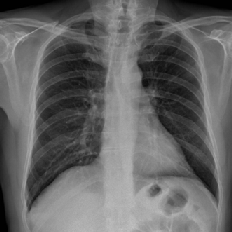
#> input picture Labs/02/Task_1_Chest_XRay/data/lung-xray.png, 232 x 232 px, found by its file name
$ jupyter execute task1.ipynb
#> lines starting #> are read from the running program, lines starting #| are printed output that depends on the picture; after the words box and inside, x2 and y2 are one past the last pixel; in counts of white or black regions, pixels touching at a corner belong together
[cell 1]
import cv2
import numpy as np
import matplotlib.pyplot as plt

[cell 2]
from google.colab import files
lung_xray = files.upload()
#> the answer given: lung-xray.png

[cell 3]
image = list(lung_xray.keys())[0]
lung_image = cv2.imread(image, cv2.IMREAD_GRAYSCALE)
#> lung_image is the input picture: shape (232, 232); min 0, max 195, mean 101.2
plt.imshow(lung_image, cmap="gray")
plt.show()

[cell 4]
equalized = cv2.equalizeHist(lung_image)
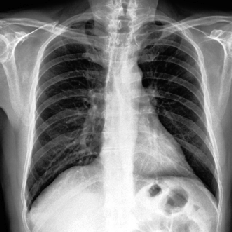
#> equalized: shape (232, 232); min 0, max 255, mean 128.2
plt.subplot(1,2,1)
plt.imshow(lung_image, cmap="gray")
plt.title("original")

plt.subplot(1,2,2)
plt.imshow(equalized, cmap="gray")
plt.title("equalized")
plt.show()
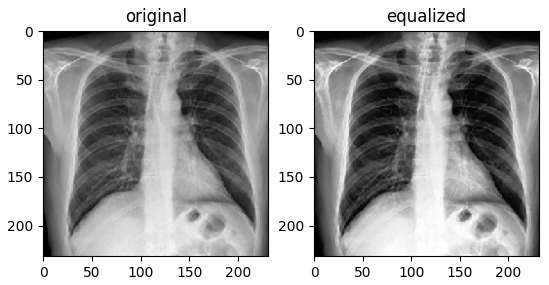
#> figure drawn by matplotlib, 2 panels

from pathlib import Path
DIR_OUTPUT = Path("./output")
DIR_OUTPUT.mkdir(parents=True, exist_ok=True)
cv2.imwrite(DIR_OUTPUT / "equalized.png", equalized)
#> Out = True

[cell 5]
falsecolor_heatmap = cv2.applyColorMap(equalized, cv2.COLORMAP_JET)
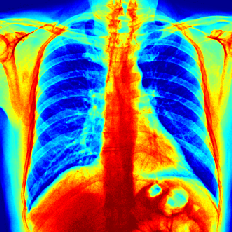
#> falsecolor_heatmap: shape (232, 232, 3); mean B, G, R 119.2, 126.9, 120.1
plt.imshow(falsecolor_heatmap)
plt.show()
cv2.imwrite(DIR_OUTPUT / "falsecolor_heatmap.png", falsecolor_heatmap)
#> Out = True

[cell 6]
img = falsecolor_heatmap.astype(np.float32)
avg_b, avg_g, avg_r = np.mean(img, axis=(0, 1))
#> avg_b = 119.2; avg_g = 126.9; avg_r = 120.1
avg_gray = (avg_b+avg_g+avg_r)/3
#> avg_gray = 122.1
img[:, :, 0] *= avg_gray / (avg_b + 1e-6)
img[:, :, 1] *= avg_gray / (avg_g + 1e-6)
img[:, :, 2] *= avg_gray / (avg_r + 1e-6)
balanced = np.clip(img, 0, 255).astype(np.uint8)

plt.subplot(1,2,1)
plt.imshow(falsecolor_heatmap)
plt.title("falsecolor heatmap")

plt.subplot(1,2,2)
plt.imshow(balanced)
plt.title("color balanced")
plt.show()
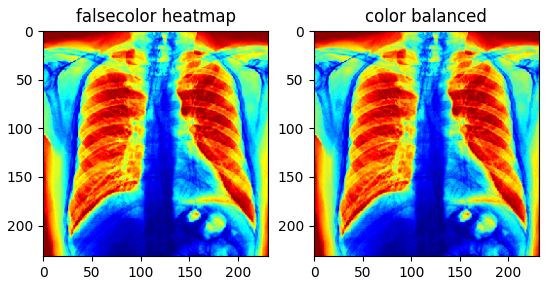
#> figure drawn by matplotlib, 2 panels; B, G, R data is drawn as R, G, B

from pathlib import Path
DIR_OUTPUT = Path("./output")
DIR_OUTPUT.mkdir(parents=True, exist_ok=True)
cv2.imwrite(DIR_OUTPUT / "balanced.png", balanced)
#> Out = True

[cell 7]
T = 101
_, thresh = cv2.threshold(lung_image, T, 255, cv2.THRESH_BINARY)
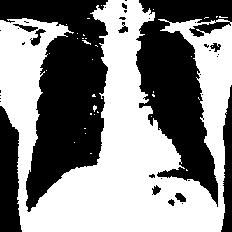
#> thresh: shape (232, 232); 53% white; 36 black regions (24 under 20 px), largest, box (x1, y1, x2, y2) and area: (0, 0, 108, 212) 11838, (136, 0, 232, 207) 9745, (0, 106, 22, 232) 2111
plt.imshow(thresh)
plt.show()

cv2.imwrite(DIR_OUTPUT / "thresh.png", thresh)
#> Out = True

[cell 8]
img = lung_image.astype(np.float32)
#> img: shape (232, 232) float32
#log transformation
c = 255 / np.log(1+np.max(img))
#> c = 48.31
log_transformed = c * np.log(1+img)
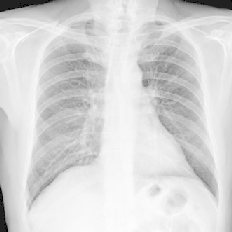
#> log_transformed: shape (232, 232) float32; min 0, max 255, mean 215.9; drawn with min black and max white
log_transformed = np.uint8(log_transformed)

plt.subplot(1,2,1)
plt.imshow(lung_image, cmap="gray")
plt.title("original")

plt.subplot(1,2,2)
plt.imshow(log_transformed, cmap="gray")
plt.title("log transformed")
plt.show()

cv2.imwrite(DIR_OUTPUT / "log_transformed.png", log_transformed)
#> Out = True

[cell 9]
def gamma_transform(img, gamma):
    # Build a table mapping every possible value 0-255 to its new value
#> called with gamma = 0.6
    lut = np.array([255 * (i / 255) ** gamma for i in range(256)])
    lut = np.clip(lut, 0, 255).astype('uint8')
    return cv2.LUT(img, lut)
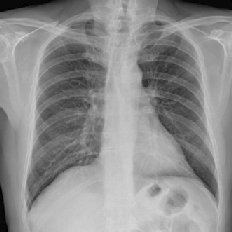
#> returned value: shape (232, 232); min 0, max 217, mean 141.6

gamma_img = gamma_transform(lung_image, 0.6)
plt.imshow(gamma_img, cmap="gray")
plt.show()

cv2.imwrite(DIR_OUTPUT / 'gamma.png', gamma_img)
#> Out = True

[cell 10]
gammas = [1.0, 0.8, 0.6, 0.4]
fig, ax = plt.subplots(1, 4, figsize=(18, 5))
for a, g in zip(ax, gammas):
    a.imshow(gamma_transform(lung_image, g), cmap='gray', vmin=0, vmax=255)
    a.set_title(f'γ = {g}')
    a.axis('off')
plt.show()
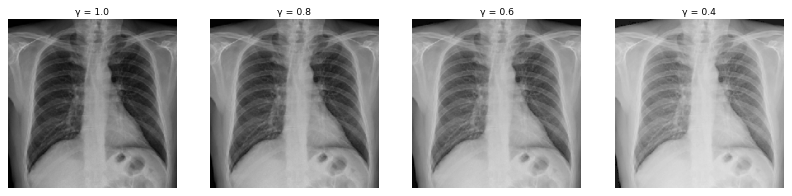
#> figure drawn by matplotlib, 4 panels
